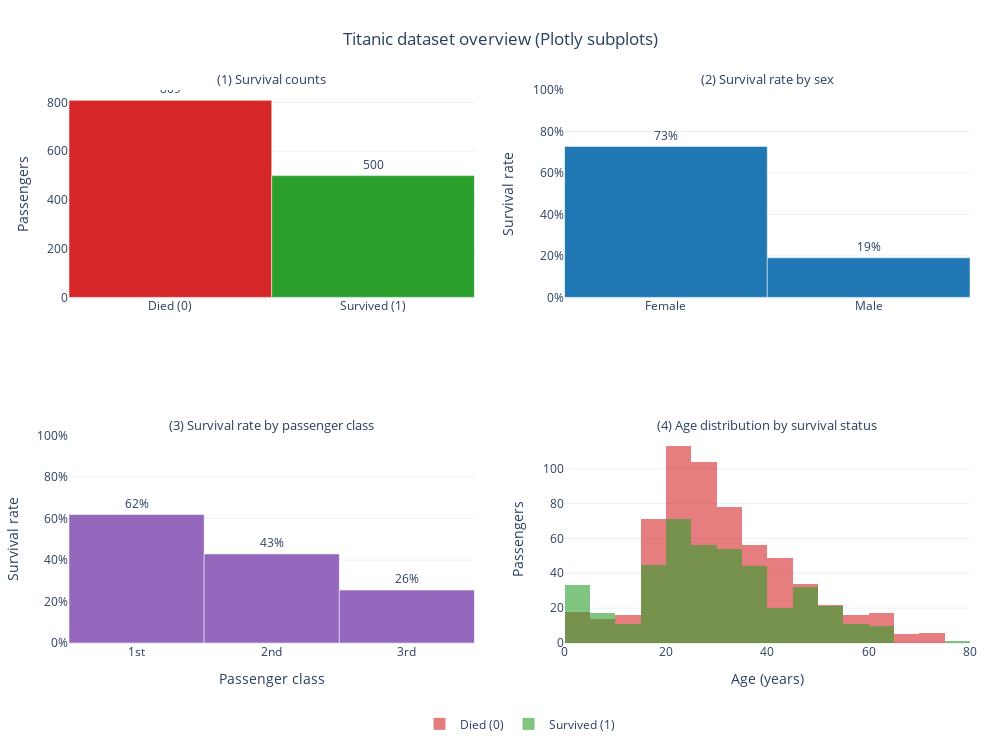

Notebook code cell kept with this figure:
### Markdown cell above
### ✏️ Exercise: Visualize the Titanic Dataset

#### **Prompt:**

Create a clean, well-organized Plotly figure with multiple subplots to visualize key metrics from the Titanic dataset. Use a single figure with clearly labeled subplots showing: (1) survival counts, (2) survival rate by sex, (3) survival rate by passenger class, and (4) age distribution split by survival status. Ensure consistent styling across subplots, readable axis labels and titles, and an overall layout suitable for teaching (minimal clutter, clear legends, and appropriate spacing).

### Code cell
# Plotly multi-panel view of Titanic survival patterns
import pandas as pd
import plotly.graph_objects as go
from plotly.subplots import make_subplots

# --- Clean + standardize columns we need (robust to OpenML dtypes / missing values) ---
required_cols = ["survived", "sex", "pclass", "age"]
missing = [c for c in required_cols if c not in df.columns]
if missing:
    raise KeyError(f"Titanic df is missing expected columns: {missing}")

df_viz = df[required_cols].copy()
df_viz["survived"] = pd.to_numeric(df_viz["survived"], errors="coerce")
df_viz = df_viz.dropna(subset=["survived"]).copy()
df_viz["survived"] = df_viz["survived"].astype(int)

df_viz["sex"] = df_viz["sex"].astype("string").str.strip().str.lower().fillna("unknown")
df_viz.loc[~df_viz["sex"].isin(["male", "female"]), "sex"] = "unknown"

df_viz["pclass"] = pd.to_numeric(df_viz["pclass"], errors="coerce")
df_viz["age"] = pd.to_numeric(df_viz["age"], errors="coerce")

label_map = {0: "Died (0)", 1: "Survived (1)"}
color_map = {0: "#d62728", 1: "#2ca02c"}  # red / green (teaching-friendly)

# --- Aggregate metrics ---
counts = (
    df_viz["survived"]
    .value_counts()
    .reindex([0, 1], fill_value=0)
)
sex_order = ["female", "male", "unknown"]
survival_rate_by_sex = (
    df_viz.groupby("sex")["survived"].mean()
    .reindex(sex_order)
    .dropna()
)
survival_rate_by_pclass = (
    df_viz.dropna(subset=["pclass"]).groupby("pclass")["survived"].mean().sort_index()
)

pclass_labels = {1.0: "1st", 2.0: "2nd", 3.0: "3rd"}
pclass_x = [pclass_labels.get(float(v), str(int(v)) if float(v).is_integer() else str(v)) for v in survival_rate_by_pclass.index]

# --- Build 2x2 subplot figure ---
fig = make_subplots(
    rows=2,
    cols=2,
    subplot_titles=(
        "(1) Survival counts",
        "(2) Survival rate by sex",
        "(3) Survival rate by passenger class",
        "(4) Age distribution by survival status",
    ),
)

# (1) Survival counts
fig.add_trace(
    go.Bar(
        x=[label_map[0], label_map[1]],
        y=[counts.loc[0], counts.loc[1]],
        marker_color=[color_map[0], color_map[1]],
        text=[counts.loc[0], counts.loc[1]],
        textposition="outside",
        hovertemplate="%{x}<br>Count: %{y}<extra></extra>",
        name="Counts",
        showlegend=False,
    ),
    row=1,
    col=1,
)
fig.update_yaxes(title_text="Passengers", row=1, col=1)

# (2) Survival rate by sex
fig.add_trace(
    go.Bar(
        x=[s.title() for s in survival_rate_by_sex.index],
        y=survival_rate_by_sex.values,
        marker_color="#1f77b4",
        text=[f"{v:.0%}" for v in survival_rate_by_sex.values],
        textposition="outside",
        hovertemplate="Sex: %{x}<br>Survival rate: %{y:.1%}<extra></extra>",
        name="Survival rate",
        showlegend=False,
    ),
    row=1,
    col=2,
)
fig.update_yaxes(title_text="Survival rate", tickformat=".0%", range=[0, 1], row=1, col=2)

# (3) Survival rate by passenger class
fig.add_trace(
    go.Bar(
        x=pclass_x,
        y=survival_rate_by_pclass.values,
        marker_color="#9467bd",
        text=[f"{v:.0%}" for v in survival_rate_by_pclass.values],
        textposition="outside",
        hovertemplate="Class: %{x}<br>Survival rate: %{y:.1%}<extra></extra>",
        name="Survival rate",
        showlegend=False,
    ),
    row=2,
    col=1,
)
fig.update_xaxes(title_text="Passenger class", row=2, col=1)
fig.update_yaxes(title_text="Survival rate", tickformat=".0%", range=[0, 1], row=2, col=1)

# (4) Age distribution split by survival status (overlayed histograms)
age_bins = dict(start=0, end=80, size=5)
for survived_value in [0, 1]:
    age_series = df_viz.loc[df_viz["survived"] == survived_value, "age"].dropna()
    fig.add_trace(
        go.Histogram(
            x=age_series,
            xbins=age_bins,
            opacity=0.6,
            marker_color=color_map[survived_value],
            name=label_map[survived_value],
            hovertemplate="Age bin count: %{y}<extra></extra>",
        ),
        row=2,
        col=2,
    )
fig.update_xaxes(title_text="Age (years)", row=2, col=2)
fig.update_yaxes(title_text="Passengers", row=2, col=2)
fig.update_layout(barmode="overlay")

# --- Global styling (teaching-friendly) ---
fig.update_layout(
    title=dict(text="Titanic dataset overview (Plotly subplots)", x=0.5),
    template="plotly_white",
    height=750,
    width=1000,
    margin=dict(l=60, r=30, t=90, b=60),
    legend=dict(
        title="",
        orientation="h",
        yanchor="top",
        y=-0.12,
        xanchor="center",
        x=0.5,
    ),
)
fig.update_annotations(font_size=13)
fig.show()

### Figure 1 — Plotly figure (JSON) as saved in the notebook; plotly's stock layout.template omitted (floating-point values rounded to 4 significant figures; data arrays with more than 128 entries replaced by an {"elided": "..."} marker saying what was removed)
{"data": [{"hovertemplate": "%{x}<br>Count: %{y}<extra></extra>", "marker": {"color": ["#d62728", "#2ca02c"]}, "name": "Counts", "showlegend": false, "text": ["809", "500"], "textposition": "outside", "type": "bar", "x": ["Died (0)", "Survived (1)"], "xaxis": "x", "y": [809, 500], "yaxis": "y"}, {"hovertemplate": "Sex: %{x}<br>Survival rate: %{y:.1%}<extra></extra>", "marker": {"color": "#1f77b4"}, "name": "Survival rate", "showlegend": false, "text": ["73%", "19%"], "textposition": "outside", "type": "bar", "x": ["Female", "Male"], "xaxis": "x2", "y": [0.7275, 0.191], "yaxis": "y2"}, {"hovertemplate": "Class: %{x}<br>Survival rate: %{y:.1%}<extra></extra>", "marker": {"color": "#9467bd"}, "name": "Survival rate", "showlegend": false, "text": ["62%", "43%", "26%"], "textposition": "outside", "type": "bar", "x": ["1st", "2nd", "3rd"], "xaxis": "x3", "y": [0.6192, 0.4296, 0.2553], "yaxis": "y3"}, {"hovertemplate": "Age bin count: %{y}<extra></extra>", "marker": {"color": "#d62728"}, "name": "Died (0)", "opacity": 0.6, "type": "histogram", "x": {"elided": "619 float values"}, "xaxis": "x4", "xbins": {"end": 80, "size": 5, "start": 0}, "yaxis": "y4"}, {"hovertemplate": "Age bin count: %{y}<extra></extra>", "marker": {"color": "#2ca02c"}, "name": "Survived (1)", "opacity": 0.6, "type": "histogram", "x": {"elided": "427 float values"}, "xaxis": "x4", "xbins": {"end": 80, "size": 5, "start": 0}, "yaxis": "y4"}], "layout": {"annotations": [{"font": {"size": 13}, "showarrow": false, "text": "(1) Survival counts", "x": 0.225, "xanchor": "center", "xref": "paper", "y": 1, "yanchor": "bottom", "yref": "paper"}, {"font": {"size": 13}, "showarrow": false, "text": "(2) Survival rate by sex", "x": 0.775, "xanchor": "center", "xref": "paper", "y": 1, "yanchor": "bottom", "yref": "paper"}, {"font": {"size": 13}, "showarrow": false, "text": "(3) Survival rate by passenger class", "x": 0.225, "xanchor": "center", "xref": "paper", "y": 0.375, "yanchor": "bottom", "yref": "paper"}, {"font": {"size": 13}, "showarrow": false, "text": "(4) Age distribution by survival status", "x": 0.775, "xanchor": "center", "xref": "paper", "y": 0.375, "yanchor": "bottom", "yref": "paper"}], "barmode": "overlay", "height": 750, "legend": {"orientation": "h", "title": {"text": ""}, "x": 0.5, "xanchor": "center", "y": -0.12, "yanchor": "top"}, "margin": {"b": 60, "l": 60, "r": 30, "t": 90}, "title": {"text": "Titanic dataset overview (Plotly subplots)", "x": 0.5}, "width": 1000, "xaxis": {"anchor": "y", "domain": [0, 0.45]}, "xaxis2": {"anchor": "y2", "domain": [0.55, 1]}, "xaxis3": {"anchor": "y3", "domain": [0, 0.45], "title": {"text": "Passenger class"}}, "xaxis4": {"anchor": "y4", "domain": [0.55, 1], "title": {"text": "Age (years)"}}, "yaxis": {"anchor": "x", "domain": [0.625, 1], "title": {"text": "Passengers"}}, "yaxis2": {"anchor": "x2", "domain": [0.625, 1], "range": [0, 1], "tickformat": ".0%", "title": {"text": "Survival rate"}}, "yaxis3": {"anchor": "x3", "domain": [0, 0.375], "range": [0, 1], "tickformat": ".0%", "title": {"text": "Survival rate"}}, "yaxis4": {"anchor": "x4", "domain": [0, 0.375], "title": {"text": "Passengers"}}}}
